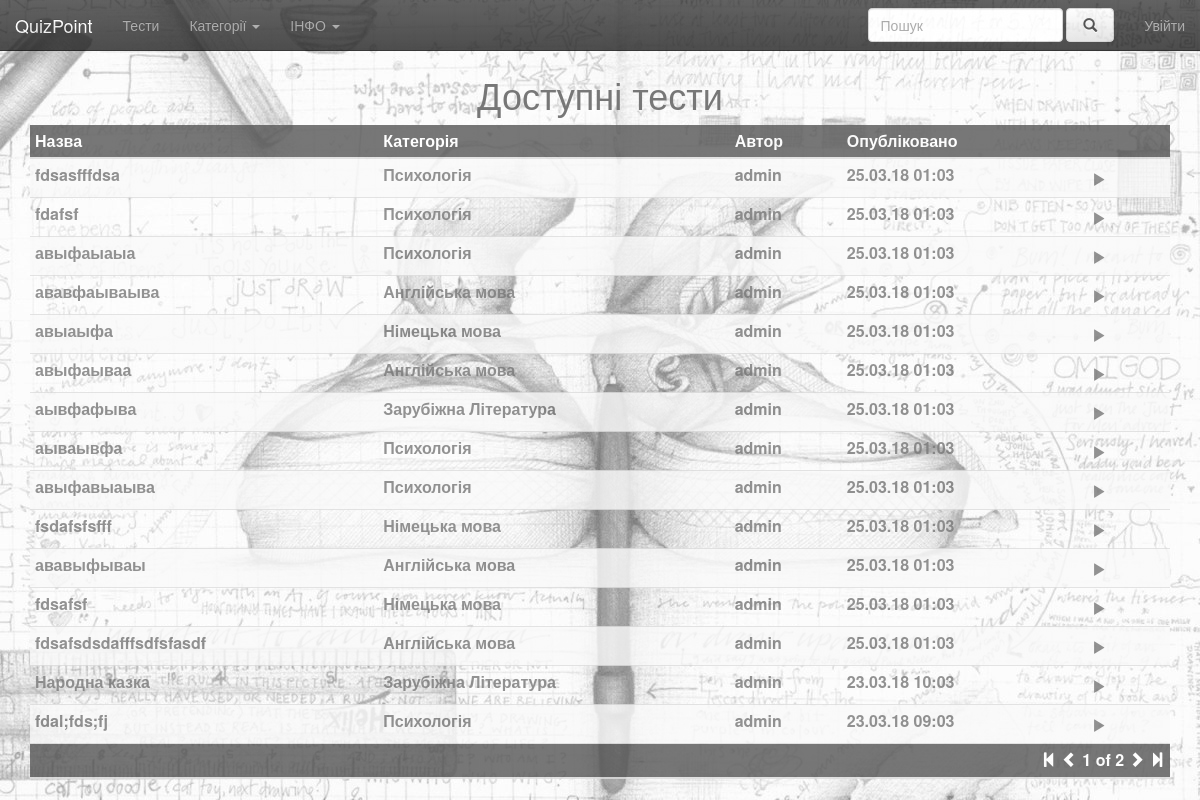
The page /list/ on the database as committed earlier.
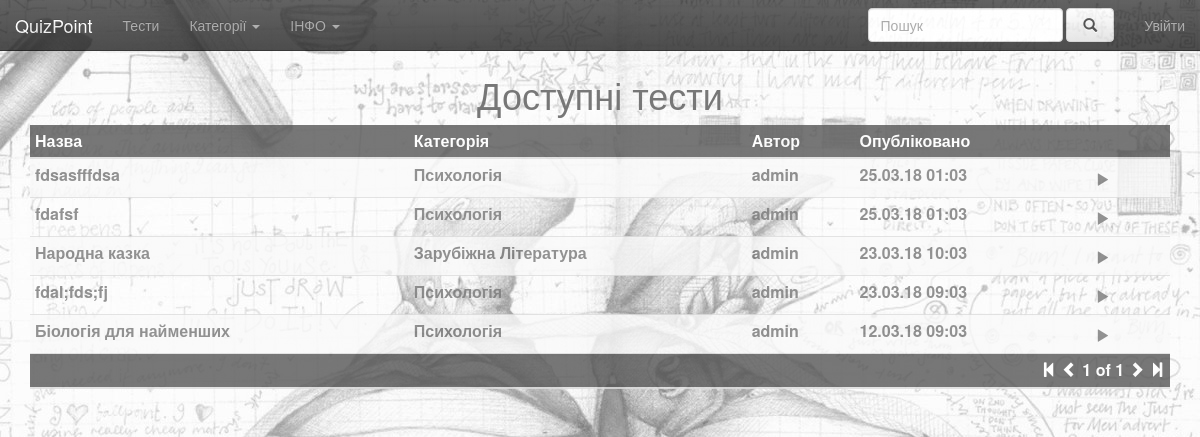
The same page on the database as committed later.
### QuizSite/models.py (models this page shows, shortened)
class Item(models.Model):
    author          = models.ForeignKey('auth.User', on_delete=models.CASCADE)
    title           = models.CharField(max_length=100, unique=True, verbose_name=u"Назва")
    category        = models.ForeignKey(Categories, on_delete=models.CASCADE, verbose_name=u"Категорія")
    quiz            = models.CharField(max_length=4000)
    created_date    = models.DateTimeField(default=timezone.now)
    published_date  = models.DateTimeField(blank=True, null=True)
    description     = models.CharField(max_length=150, verbose_name=u"Короткий опис")
    objects = models.Manager()
    published = PublishedManager()
    custom = CustomManager()

class Categories(models.Model):
    code=models.CharField(max_length=2, unique=True)
    name=models.CharField(max_length=20)
    def __str__(self):
        return self.name

### QuizSite/views.py (the view)
# urls.py: path(r'list/', views.item_list, name='item_list'),
def item_list(request):
    items=Item.published.all()
    query=request.GET.get('q')
    by_category = request.GET.get('cat')
    if by_category:
        items = items.filter(category=by_category)
    if query:
        if len(query)>30:
            messages.error(request, 'В рядку пошуку не може бути більше 30 сиволів')
        else:
            items = Item.published.filter(title__icontains=query)
    paginator = Paginator(items, 15)
    page = request.GET.get('page')
    item_list = paginator.get_page(page)
    return render(request, 'item_list.html', {'item_list':item_list})

### QuizSite/models.py (called while the page is built)
    def get_queryset(self):
        return super(PublishedManager, self).get_queryset().filter(published_date__lte=timezone.now()).order_by('-published_date')

### QuizSite/myutils.py (called while the page is built)
def myrender(request, template, dictionary):
    dictionary.update({'template_name': template})
    return render(request, template, dictionary)

### QuizSite/templatetags/myfilters.py (called while the page is built)
@register.filter(name='split')
def split_filter(value, arg):
    return value.split(arg)

@register.inclusion_tag('categories.html')
def show_categories(user='all'):
    if user=='all':
        categories = Categories.objects.annotate(number_of=Count('item', filter=Q(item__published_date__isnull=False)))
    else:
        categories = Categories.objects.annotate(number_of=Count('item', filter=Q(item__author__username=user)))
    return {'categories': categories}

### QuizSite/templates/item_list.html (shortened to what this page needs)
{% extends 'base.html' %}
{% load myfilters %}
{% block content %}
  <div id="headerwarp">
  	<div class="container">
  		<div class="row centered">
  			<div class="col-lg-8 col-lg-offset-2">
                <h1 class="text-muted">Доступні тести {% if request.GET.cat %}<span class="badge">{% get_category request.GET.cat %}</span>{% endif %}</h1>
  			</div>
  		</div>
        <div class="table-responsive">
                <table class="table table-striped table-hover table-condensed">
                <thead>
                    <tr class="dark">
                        <th class="textInHeader">Назва</th>
                        <th class="textInHeader">Категорія</th>
                        <th class="textInHeader">Автор</th>
                        <th class="textInHeader">Опубліковано</th>
                        <th class="textInHeader"></th>
                    </tr>
                </thead>
                <tbody>
                    {% for item in item_list %}
                    <tr>
                        <th class="text-muted">
                            <div class="titleToDisplay">
                                {{ item.title }} <span class="descriptionToDisplay">{{ item.description }}</span>
                            </div>
                        </th>
                        <th class="text-muted">{{ item.category }}</th>
                        <th class="text-muted">{{ item.author }}</th>
                        <th class="text-muted">{{ item.published_date | date:"d.m.y h:m" }}</th>
                        <th class="text-muted">
                            <a href="{% url 'QuizSite:run_quiz' id=item.id %}" class="btn btn-link">
                                <span class="glyphicon glyphicon-play text-muted changable_link">
                                </span>
                            </a>
                        </th>
                    </tr>
                    {% endfor %}
                </tbody>
                <thead>
                    <tr class="dark">
                        <th colspan="8" class="textInHeader">
                            {% include "pagination.html" with item_list=item_list request=request %}
                        </th>
                    </tr>
                </thead>
                </table>
            </div>
  	</div>
  </div>
{% endblock %}

Rows that differ between the two databases and show on the page:
no longer on this page (row edited): Item: title "авыфаыаыа", category "Психологія", author "admin", published_date "25.03.18 01:03"
no longer on this page (row edited): Item: title "ававфаываыва", category "Англійська мова", author "admin", published_date "25.03.18 01:03"
no longer on this page (row edited): Item: title "авыаыфа", category "Німецька мова", author "admin", published_date "25.03.18 01:03"
no longer on this page (row edited): Item: title "авыфаываа", category "Англійська мова", author "admin", published_date "25.03.18 01:03"
no longer on this page (row edited): Item: title "аывфафыва", category "Зарубіжна Література", author "admin", published_date "25.03.18 01:03"
no longer on this page (row edited): Item: title "аываывфа", category "Психологія", author "admin", published_date "25.03.18 01:03"
no longer on this page (row edited): Item: title "авыфавыаыва", category "Психологія", author "admin", published_date "25.03.18 01:03"
no longer on this page (row edited): Item: title "fsdafsfsfff", category "Німецька мова", author "admin", published_date "25.03.18 01:03"
no longer on this page (row edited): Item: title "ававыфываы", category "Англійська мова", author "admin", published_date "25.03.18 01:03"
no longer on this page (row edited): Item: title "fdsafsf", category "Німецька мова", author "admin", published_date "25.03.18 01:03"
no longer on this page (row edited): Item: title "fdsafsdsdafffsdfsfasdf", category "Англійська мова", author "admin", published_date "25.03.18 01:03"
now on this page (row unchanged): Item: title "Біологія для найменших", category "Психологія", author "admin", published_date "12.03.18 09:03"
Other text that changed with them:
{{ item_list.paginator.num_pages }}: "2" → "1"
